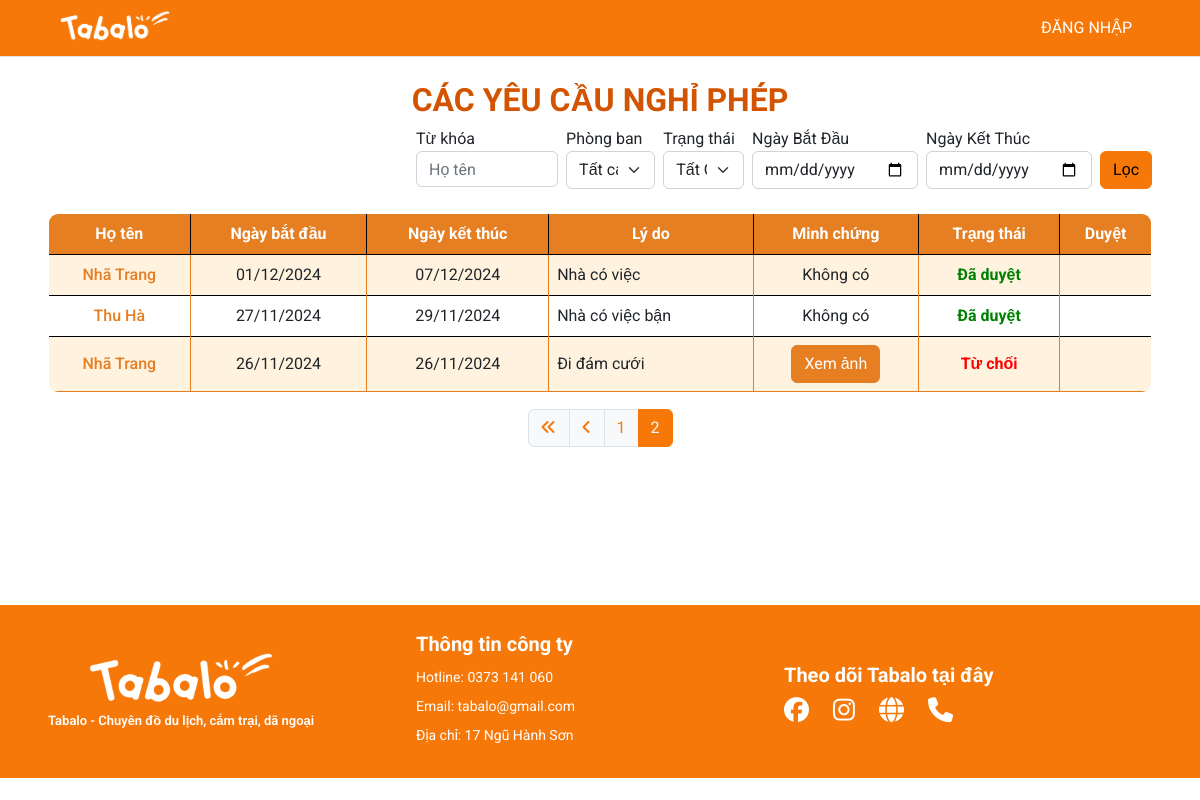
/management/dayoff/?page=2, run on the app's committed database.
### myapp/models.py (models this page shows, shortened)
class DayOffRequest(models.Model):
    STATUS_CHOICES = [
        ('pending', 'Pending'),
        ('approved', 'Approved'),
        ('rejected', 'Rejected'),
    ]
    user = models.ForeignKey(User, on_delete=models.CASCADE)
    start_date = models.DateField()
    end_date = models.DateField()
    reason = models.TextField()
    status = models.CharField(max_length=10, choices=STATUS_CHOICES, default='pending')
    image = models.ImageField(upload_to='uploads/', blank=True, null=True)

### management/views.py (the view, shortened to what this page needs)
# urls.py: path('dayoff/', views.admin_review_requests, name='dayoff'),
def admin_review_requests(request):
    title = 'Đơn nghỉ phép'
    requests = DayOffRequest.objects.order_by('-start_date')
    status = request.GET.get('status', '')
    start_date = request.GET.get('start-date', '')
    end_date = request.GET.get('end-date', '')
    keyword = request.GET.get('keyword', '')
    if keyword:
        requests = requests.filter(user__username__icontains=keyword)
    dpm_req = request.GET.get('dpm', '')
    if dpm_req and dpm_req != "Tất cả":
        requests = requests.filter(user__profile__position__department__name=dpm_req)
    if start_date and end_date:
      requests = requests.filter(start_date__range=[start_date, end_date])
    elif start_date:
      requests = requests.filter(start_date__range=[start_date, datetime.now().date()])
    elif end_date:
      requests = requests.filter(start_date__range=[datetime.now().date(), end_date])
    paginator = Paginator(requests, 10)
    page_number = request.GET.get('page', '')
    try:
      page_obj = paginator.get_page(page_number)
    except PageNotAnInteger:
      page_obj = paginator.page(1)
    except EmptyPage:
      page_obj = paginator.page(paginator.num_pages)
    query_params = request.GET.copy()
    if 'page' in query_params:
      query_params.pop('page')
    context = {'title': title,
               'start_date': start_date,
               'end_date': end_date,
               'status': status,
               'page_obj': page_obj,
               'query_params': query_params.urlencode(),
               'dpm_req': dpm_req,
               'dpms': Department.objects.all(),
               }
    return render(request, 'pages/admin_review_requests.html', context)

### management/context_processors.py (called while the page is built)
def pending_dayoff(request):
  count_pending = DayOffRequest.objects.filter(status='pending').count()
  return {'count_pending': count_pending}

def pending_letter(request):
    count_letter_pending = Letter.objects.filter(status='Đang xử lý').count()
    return {'count_letter_pending': count_letter_pending}

### templates/pages/admin_review_requests.html (shortened to what this page needs)
{% extends '../layouts/base.html' %}
{% load static %}
{% block main %}
<link rel="stylesheet" href="{% static 'styles/table.css' %}">
<br>
<h1 style="text-align: center; font-size: 2rem; font-weight: bold; color: #D35400;">CÁC YÊU CẦU NGHỈ PHÉP</h1>
{% include 'partials/filter_dayoff.html' %}
<br>
<table class="table table-hover table-bordered custom-border" style="border-radius: 10px; overflow: hidden;">
  <thead class="bg-tab text-white" style="background-color: #E67E22;">
    <tr>
      <th scope="col" class="text-center" >Họ tên</th>
      <th scope="col" class="text-center" >Ngày bắt đầu</th>
      <th scope="col" class="text-center" >Ngày kết thúc</th>
      <th scope="col" class="text-center" >Lý do</th>
      <th scope="col" class="text-center" >Minh chứng</th>
      <th scope="col" class="text-center" >Trạng thái</th>
      <th scope="col" class="text-center" >Duyệt</th>
    </tr>
  </thead>
  <tbody>
    {% for rq in page_obj %}
      <tr class="table-row">
        <td class="text-center align-middle border-cell">
          <a href="/profile/{{rq.user.username}}/" class="link-highlight">{{ rq.user.first_name }} {{ rq.user.last_name }}</a>
        <td class="text-center align-middle border-cell">{{ rq.start_date|date:"d/m/Y" }}</td>
        <td class="text-center align-middle border-cell">{{ rq.end_date|date:"d/m/Y" }}</td>
        <td class="align-middle border-cell">{{ rq.reason }}</td>
        <td class="text-center align-middle border-cell">
          {% if rq.image %}
          <a href="{{ rq.image.url }}" target="_blank" style="text-decoration: none;">
            <button class="btn btn-secondary" style="background-color: #E67E22; border-color: #E67E22; color: white;">
              Xem ảnh
            </button>
          </a>
          {% else %}
          <span>Không có</span>
          {% endif %}
        </td>
        <td class="text-center align-middle border-cell">
          {% if rq.status == 'approved' %}
          <span style="color: green; font-weight: bold;">Đã duyệt</span>
          {% elif rq.status == 'pending' %}
          <span style="color: orange; font-weight: bold;">Đang chờ</span>
          {% else %}
          <span style="color: red; font-weight: bold;">Từ chối</span>
          {% endif %}
        </td>
        <td class="border-cell">
        </td>
      </tr>
    {% endfor %}
  </tbody>
</table>
{% include 'partials/paginator.html' %}
{% endblock %}

### static/styles/style.css (style rules this page uses)
.bg-tab { background-color: #FF983E !important; }
table { border-collapse: collapse; border: 1px solid #000 !important; }
table th, table td { border: 1px solid #000000; }

### static/styles/table.css (style rules this page uses)
.table-bordered thead th { vertical-align: middle; }
.table-bordered tbody tr:nth-child(odd) { background-color: #FFF3E0; }
.table-bordered tbody tr:nth-child(even) { background-color: #FFFFFF; }
.bg-tab { background-color: #E67E22 !important; color: white !important; }
.custom-border { border: 2px solid #E67E22; border-radius: 10px; }
.border-cell { border: 1px solid #E67E22; }
.link-highlight { color: #E67E22; font-weight: 500; text-decoration: none; }
.table-bordered tbody tr:last-child { border-bottom: 2px solid #E67E22; }

### data on the page
DayOffRequest: user.first_name "Nhã", user.last_name "Trang", start_date "01/12/2024", end_date "07/12/2024", reason "Nhà có việc", image "Không có", status "Đã duyệt"
DayOffRequest: user.first_name "Thu", user.last_name "Hà", start_date "27/11/2024", end_date "29/11/2024", reason "Nhà có việc bận", image "Không có", status "Đã duyệt"
DayOffRequest: user.first_name "Nhã", user.last_name "Trang", start_date "26/11/2024", end_date "26/11/2024", reason "Đi đám cưới", status "Từ chối"

### other printed values
{{ num }} "1" "2"
